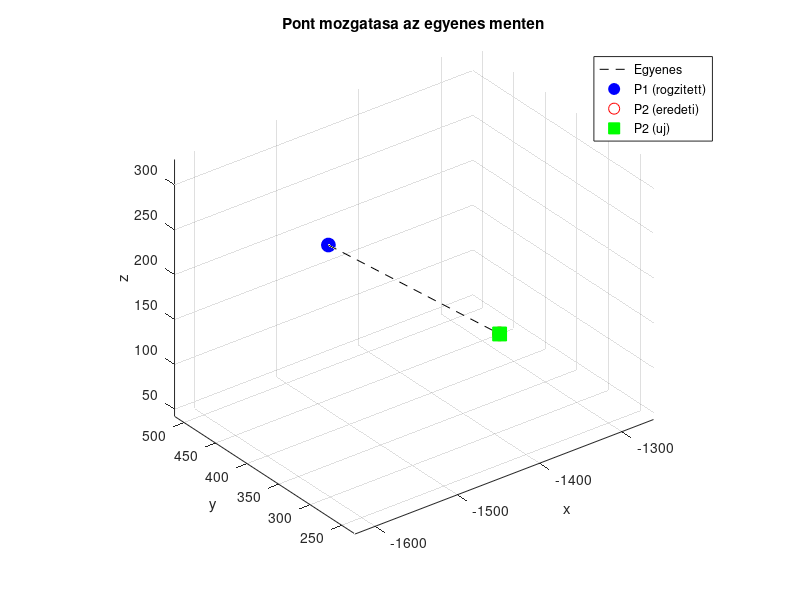

The MATLAB script that drew this image:
% --- Pont mozgatasa a ket pont altal meghatarozott egyenes menten ---
clear; clc;

% Alappontok (2D vagy 3D, a dimenzio automatikusan kezelt)
% P1 = [60.474, 650, 505.769];      % rogzitett pont
% P2 = [200, 150, 505];      % mozgatando pont
P1 = [-1437.188, 515.000, 167.255];      % rogzitett pont
P2 = [-1448.545, 228.997, 203.224];      % mozgatando pont


% Mozgatas merteke: pozitiv = tavolodas, negativ = kozeledes
delta = 0.242;          % pl. 2 egysegnyivel kozelebb

% Egyseg iranyvektor P1-bol P2 fele
v = P2 - P1;
d0 = norm(v);
if d0 == 0
    error('A ket pont egybeesik, az egyenes iranya nem hatarozhato meg.');
end
u = v / d0;

% Uj tavolsag es uj pozicio
d_uj = d0 + delta;
P2_uj = P1 + u * d_uj;

% Eredmenyek
fprintf('Eredeti tavolsag: %.4f\n', d0);
fprintf('Uj tavolsag:      %.4f\n', norm(P2_uj - P1));
fprintf('Uj P2 pozicio:    %s\n', mat2str(P2_uj, 5));

% Abrazolas
figure; hold on; grid on; axis equal;
if numel(P1) == 3
    plot3([P1(1) P2(1)], [P1(2) P2(2)], [P1(3) P2(3)], 'k--');   % eredeti egyenes
    plot3(P1(1), P1(2), P1(3), 'bo', 'MarkerSize', 10, 'MarkerFaceColor', 'b');
    plot3(P2(1), P2(2), P2(3), 'ro', 'MarkerSize', 10);
    plot3(P2_uj(1), P2_uj(2), P2_uj(3), 'gs', 'MarkerSize', 10, 'MarkerFaceColor', 'g');
    zlabel('z'); view(3);
else
    plot([P1(1) P2(1)], [P1(2) P2(2)], 'k--');
    plot(P1(1), P1(2), 'bo', 'MarkerSize', 10, 'MarkerFaceColor', 'b');
    plot(P2(1), P2(2), 'ro', 'MarkerSize', 10);
    plot(P2_uj(1), P2_uj(2), 'gs', 'MarkerSize', 10, 'MarkerFaceColor', 'g');
end
xlabel('x'); ylabel('y');
legend('Egyenes', 'P1 (rogzitett)', 'P2 (eredeti)', 'P2 (uj)');
title('Pont mozgatasa az egyenes menten');
